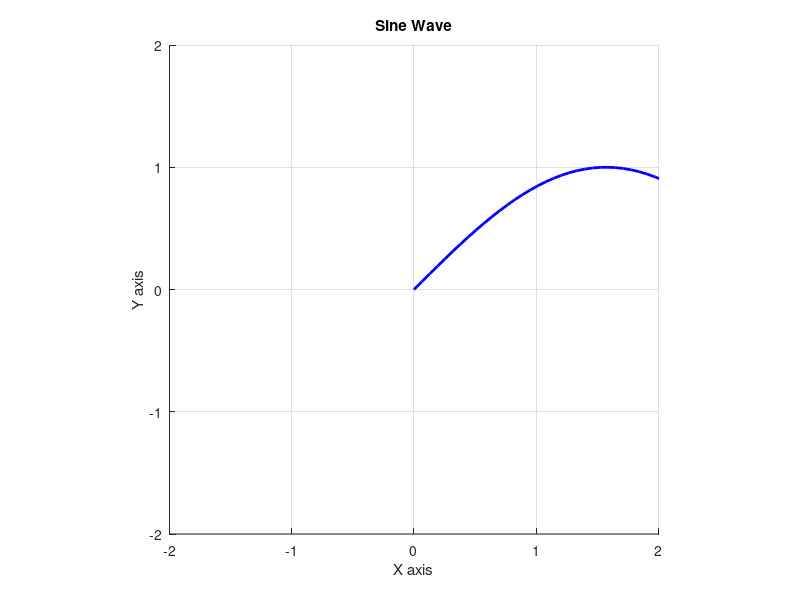

Here is the MATLAB script that generated this plot:
clc; clear; close all;

% linspace = linear space (시작, 끝, 몇개로 데이터 나눌지)
x = linspace(0, 2*pi, 100);
y = sin(x);

figure;
hold on;
grid on;
axis equal;
xlim([-2, 2])
ylim([-2, 2])

plot(x, y, 'b-', 'LineWidth', 2);
xlabel('X axis')
ylabel('Y axis')
title('Sine Wave')
